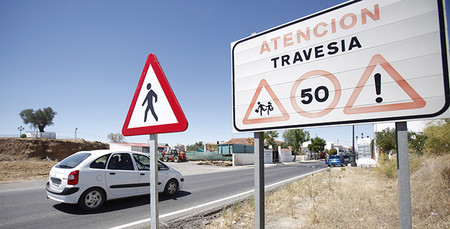
#> input picture pare.jpg, 450 x 229 px
$ python perspectiva_on.py
#> lines starting #> are read from the running program, lines starting #| are printed output that depends on the picture
import matplotlib.image as mpimg
import matplotlib.pyplot as plt
import numpy as np
import cv2


#importar imagen
image_color =mpimg.imread('pare.jpg')
#> image_color is the input picture: shape (229, 450, 3); mean R, G, B 158.5, 160.2, 170.5
plt.imshow(image_color)

#dimensiones de la imagen
print('Height = ' , int(image_color.shape[0]), 'pixels')
#| Height =  229 pixels
print('Width = ' , int(image_color.shape[1]), 'pixels')
#| Width =  450 pixels

height, width=image_color.shape[:2]
#> height = 229; width = 450

source_points=np.float32([[50,200],[50,150],[ 180,175],[150,150]])
destination_points=np.float32([[0,0], [width,0], [width,height],[0,height] ])
#> destination_points = [[0, 0], [450, 0], [450, 229], [0, 229]]

M=cv2.getPerspectiveTransform(source_points, destination_points)
warped = cv2.warpPerspective(image_color,M, (width, height))
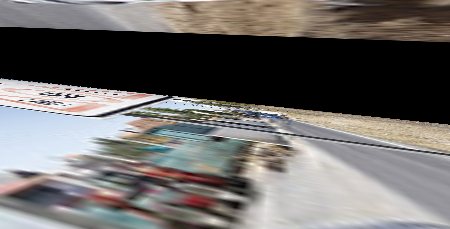
#> warped: shape (229, 450, 3); mean R, G, B 109.7, 106.7, 104.8

cv2.imshow('imagen warpeada', warped)
cv2.waitKey()
cv2.destroyAllWindows()

$ run again, with auto.jpg copied over pare.jpg
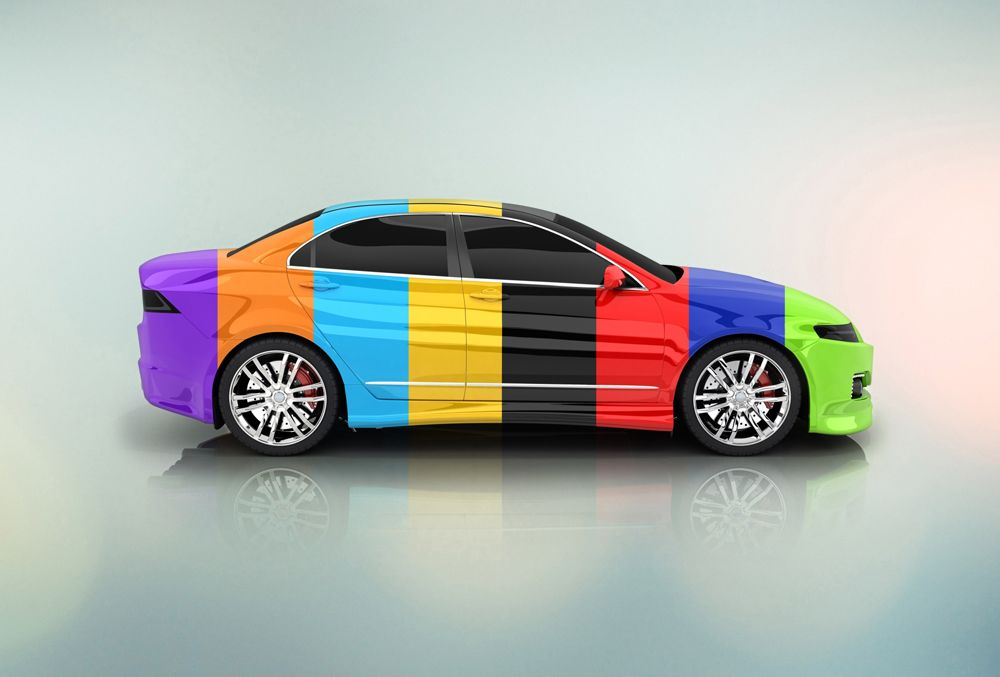
#> input picture auto.jpg, 1000 x 677 px
#> image_color is the input picture: shape (677, 1000, 3); mean R, G, B 176.9, 181.4, 175.2
#| Height =  677 pixels
#| Width =  1000 pixels
#> `warped = cv2.warpPerspective(image_color,M, (width, height))`:
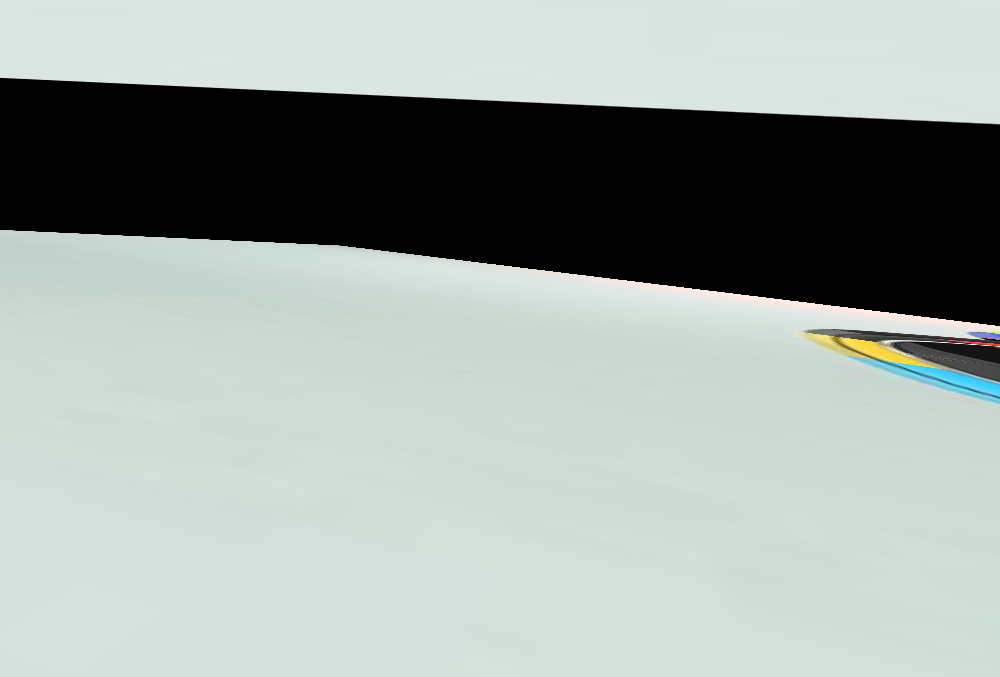
#> warped: shape (677, 1000, 3); mean R, G, B 156.9, 166.2, 161.8

$ run again, with carrtera.jpg copied over pare.jpg
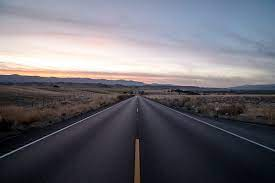
#> input picture carrtera.jpg, 275 x 183 px
#> image_color is the input picture: shape (183, 275, 3); mean R, G, B 106.8, 104.9, 113.2
#| Height =  183 pixels
#| Width =  275 pixels
#> `warped = cv2.warpPerspective(image_color,M, (width, height))`:
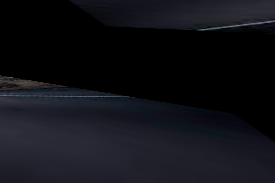
#> warped: shape (183, 275, 3); mean R, G, B 16.6, 17.1, 22.8
